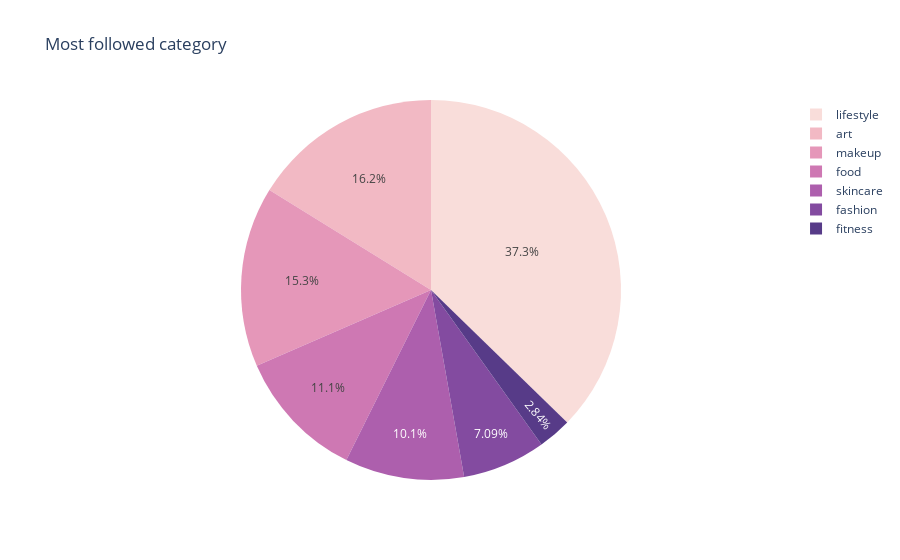

The cell this chart's notebook holds for it:
### Code cell
categories_followers_pie = px.pie(df, names='category', values='followers',title = "Most followed category" ,color_discrete_sequence= px.colors.sequential.Purpor)
categories_followers_pie

### Figure 1 — Plotly figure (JSON) as saved in the notebook; plotly's stock layout.template omitted (floating-point values rounded to 4 significant figures)
{"data": [{"domain": {"x": [0, 1], "y": [0, 1]}, "hovertemplate": "category=%{label}<br>followers=%{value}<extra></extra>", "labels": ["lifestyle", "lifestyle", "lifestyle", "lifestyle", "skincare", "skincare", "skincare", "fashion", "fashion", "fashion", "fashion", "makeup", "fitness", "fitness", "fitness", "food", "food", "food", "art", "art", "art", "art", "art"], "legendgroup": "", "name": "", "showlegend": true, "type": "pie", "values": [689000, 175000, 165000, 20300, 44200, 202000, 39200, 79600, 16200, 13900, 89800, 432000, 40500, 37600, 1942, 195000, 39300, 78600, 971, 119000, 274000, 14900, 46800]}], "layout": {"legend": {"tracegroupgap": 0}, "piecolorway": ["rgb(249, 221, 218)", "rgb(242, 185, 196)", "rgb(229, 151, 185)", "rgb(206, 120, 179)", "rgb(173, 95, 173)", "rgb(131, 75, 160)", "rgb(87, 59, 136)"], "title": {"text": "Most followed category"}}}
